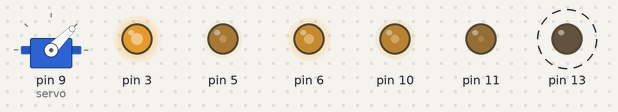
This sketch was run on a simulated Arduino Uno, built with avr-gcc and run on an emulated ATmega328P. Shown: servo, output pins drawn as LEDs (lit = HIGH). Dashed ring = blinking.

Above: at 0.12 s.
Timing chart, 0 to 3.0 s (numbered marks = the images above):
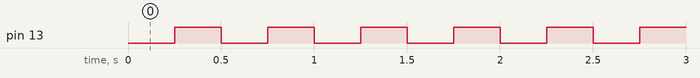

Measured:
- by itself, pin 13: alternates HIGH for 0.25 s and LOW for 0.25 s

The sketch:

servo-convivencia.ino
```cpp
// Prueba de convivencia de temporizadores: Servo (Timer1, D9) con PWM de Timer0 (D5, D6), de Timer2 (D3, D11),
// analogWrite en D10 (Timer1, que Servo reconfigura) y un LED con millis() en D13.
#include <Servo.h>

Servo servo;
unsigned long tLed = 0;

void setup() {
  pinMode(13, OUTPUT);
  servo.attach(9);
  servo.write(45);
  analogWrite(5, 64);
  analogWrite(6, 128);
  analogWrite(3, 192);
  analogWrite(11, 32);
  analogWrite(10, 100);
}

void loop() {
  if (millis() - tLed >= 250) {
    tLed += 250;
    digitalWrite(13, !digitalRead(13));
  }
}
```
